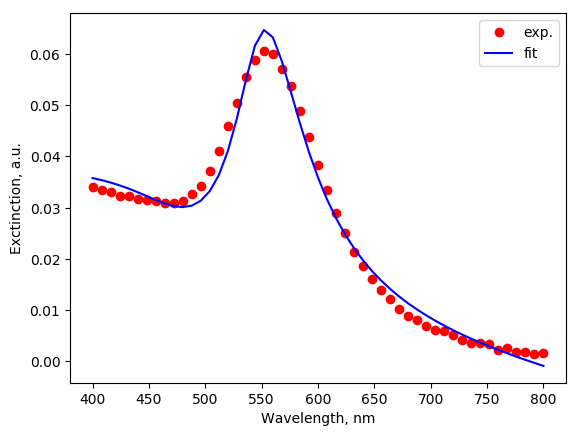

This chart was generated by the following Python code:
#!/usr/bin/python
# -*- coding: utf-8 -*-
from mstm_studio.alloy_AuAg import AlloyAuAg
from mstm_studio.contributions import LinearBackground, MieLognormSpheresCached
from mstm_studio.fit_spheres_optic import Fitter

fitter = Fitter(exp_filename='experiment.dat')        # load experiment from tabbed file
fitter.set_extra_contributions(
    [LinearBackground(fitter.wls),                    # wavelengths from experiment
     MieLognormSpheresCached(fitter.wls, 'LN Mie')],  # cached version for faster fittting
    [0.02, 0.0001, 0.1, 2.0, 0.4])                    # initial values for a, b, C, mu, sigma
fitter.extra_contributions[1].set_material(AlloyAuAg(1.), 1.5)  # gold particles in glass
fitter.set_spheres(None)  # no spheres - no slow MSTM runs

# run fit (takes ~20 seconds on 2GHz CPU)
fitter.run()

fitter.report_result()

# plot results
import matplotlib.pyplot as plt
plt.plot(fitter.wls, fitter.exp,  'ro', label='exp.')
plt.plot(fitter.wls, fitter.calc, 'b-', label='fit')
plt.xlabel('Wavelength, nm')
plt.ylabel('Exctinction, a.u.')
plt.legend()
plt.savefig('fit_by_Mie.png', bbox_inches='tight')
